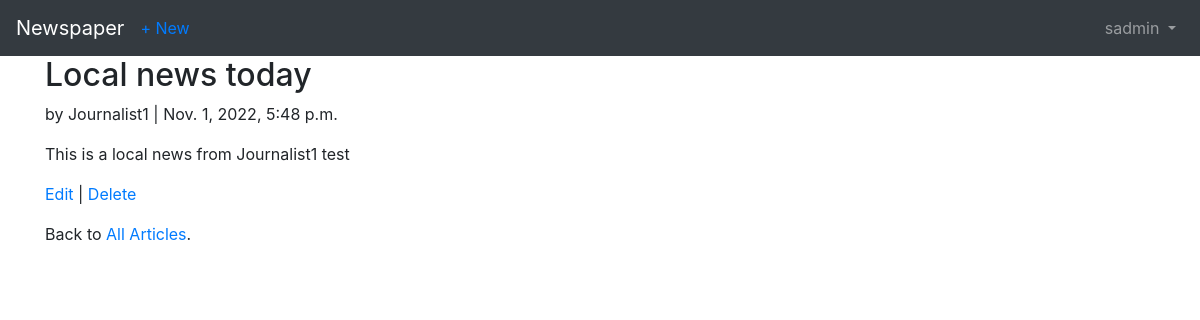
The app's page /articles/1/ (signed in), older data.
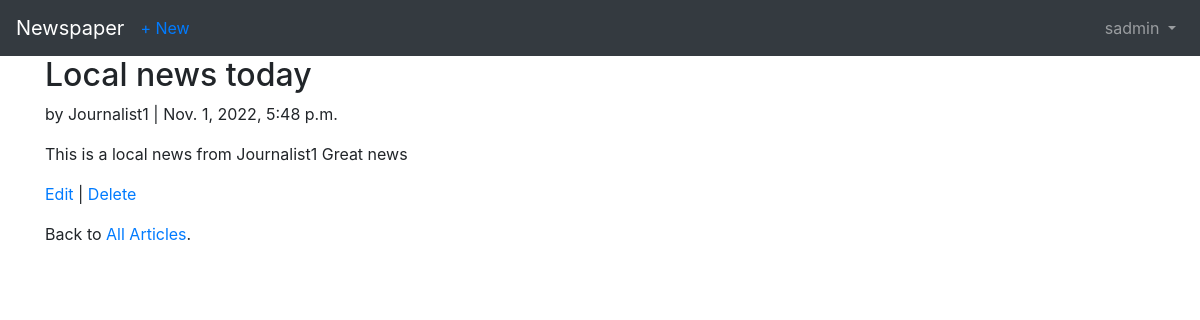
The same page, newer data.
### articles/models.py (models this page shows, shortened)
class Article(models.Model):
    title = models.CharField(max_length=255)
    body = models.TextField()
    date = models.DateTimeField(auto_now_add=True)
    author = models.ForeignKey(
        settings.AUTH_USER_MODEL,
        on_delete=models.CASCADE,
    )

### accounts/models.py (models this page shows)
class CustomUser(AbstractUser):
    age = models.PositiveIntegerField(null=True, blank=True)

### articles/views.py (the view)
# urls.py: path('<int:pk>/', ArticleDetailView.as_view(), name='article_detail'),
class ArticleDetailView(LoginRequiredMixin, DetailView):  # new
    model = Article
    template_name = 'article_detail.html'

### templates/article_detail.html
{% extends 'base.html' %}
{% block content %}
    <div class="article-entry">
        <h2>{{ object.title }}</h2>
        <p>by {{ object.author }} | {{ object.date }}</p>
        <p>{{ object.body }}</p>
    </div>
    <p><a href="{% url 'article_edit' article.pk %}">Edit</a> |
    <a href="{% url 'article_delete' article.pk %}">Delete</a></p>
    <p>Back to <a href="{% url 'article_list' %}">All Articles</a>.</p>
{% endblock content %}

Row changes from the older to the newer data that the page shows:
changed Article "Local news today": body "This is a local news from Journalist1 test" → "This is a local news from Journalist1 Great news"
